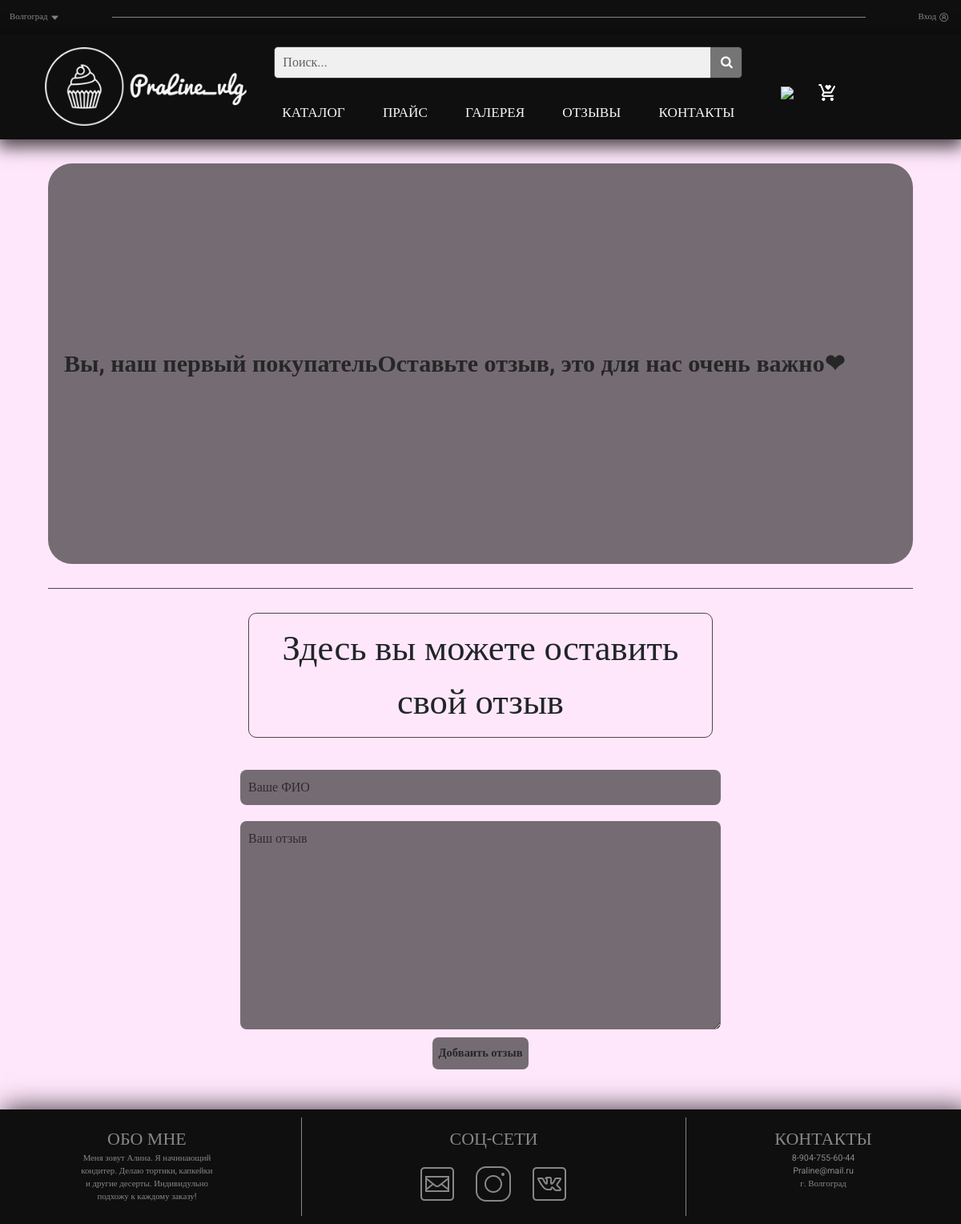
The app's page /reviews, older data.
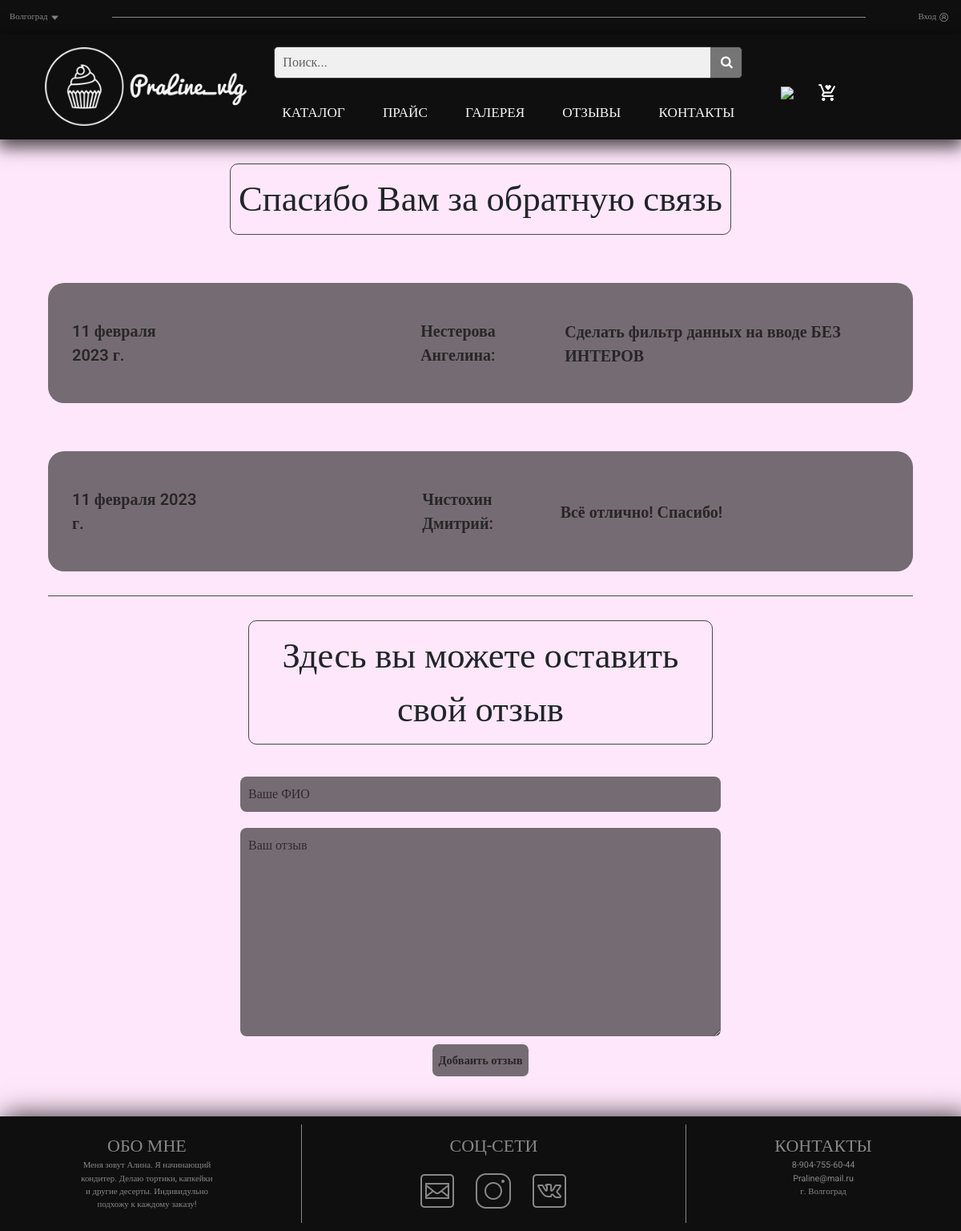
The same page, newer data.
### engine_html/models.py (models this page shows, shortened)
class Review(models.Model):
    name = models.CharField("ФИО", max_length=60)
    publication_date = models.DateField(
        default=datetime.today().strftime('%Y-%m-%d'))
    text_rev = models.TextField("Текст отзыва")
    class Meta:
        verbose_name = "Отзыв"
        verbose_name_plural = "Отзывы"

### engine_html/views.py (the view, shortened to what this page needs)
# urls.py: path('reviews', include('engine_html.urls')),
def reviews(request):
    error = ''
    form = ReviewForm()
    reviews = Review.objects.order_by('-id')
    return render(
        request, 'engine_html/review.html', {
            'title': 'Страница отзывов',
            'reviews': reviews,
            'form': form,
            'error': error
        })

### engine_html/forms.py
class ReviewForm(ModelForm):
    class Meta:
        model = Review
        fields = ["name", "text_rev"]
        widgets = {
            "name":
            TextInput(attrs={
                'class': 'rev-f',
                'placeholder': 'Ваше ФИО'
            }),
            "text_rev":
            Textarea(attrs={
                'class': 'rev-f',
                'placeholder': 'Ваш отзыв'
            })
        }

### engine_html/templates/engine_html/review.html (shortened to what this page needs)
{% extends 'engine_html/layout.html' %}
{%block content%}
<section class = 'content' id = "Rev">
    <div class = "cont_all_rev">
        {%if reviews %}
        <div class = "glav">Спасибо Вам за обратную связь</div>
            {% for el in reviews %}
                <div class = "rew_cont" id = "rev">
                    <label class = "text-rev" id = "date">{{el.publication_date}}</label>
                    <label class = "text-rev">{{el.name}}:</label>
                    <p class = "text-rev-text">{{el.text_rev}}</p>
                </div>
            {% endfor %}
        {% else %}
                <div class = "rew_cont">
                    <p class = "non_rev">Вы, наш первый покупатель</p>
                    <p class = "non_rev">Оставьте отзыв, это для нас очень важно</p>
                    <p class = "non_rev">❤</p>
                </div>
        {% endif %}
        <div class="dash2" id = "dash-rev"></div>
        <form method = "post" class = "form-rev">
            <div class = "glav">Здесь вы можете оставить свой отзыв</div>
            {{ form.name }}
            {{ form.text_rev }}
            <button type = "submit" class = "btn-rev">Добваить отзыв</button>
        </form>
    </div>
</section>
{%endblock%}

### engine_html/templates/engine_html/layout.html (shortened to what this page needs)
{% load static %}
<!DOCTYPE html>
<html lang="ru">
  <head>
    <link href="https://cdn.jsdelivr.net/npm/bootstrap@5.2.3/dist/css/bootstrap.min.css" rel="stylesheet">
    <link rel="stylesheet" href="{%static 'engine_html/css/main.css'%}" />
    <link rel="stylesheet" href="{%static 'engine_html/css/catalog.css'%}" />
    <link rel="stylesheet" href="{%static 'engine_html/css/gallery.css'%}" />
    <link rel="stylesheet" href="{%static 'engine_html/css/reviews.css'%}" />
    <link rel="stylesheet" href="{%static 'engine_html/css/cont.css'%}" />
    <link rel="stylesheet" href="{%static 'engine_html/css/price.css'%}" />
    <link rel="stylesheet" href="{%static 'engine_html/css/all.css'%}" />
    <link rel="stylesheet" href="https://maxcdn.bootstrapcdn.com/font-awesome/4.5.0/css/font-awesome.min.css">
    <link
      rel="stylesheet"
      href="https://cdnjs.cloudflare.com/ajax/libs/animate.css/4.1.1/animate.min.css"/>
  </head>
  <body>
    <div class = "boxRem">
      <div class = 'fir_sec'>
        <div class= 'city'>
          <div class= "text_head"><label>Волгоград</label></div>
          <label class = 'down'></label>
        </div>
        <div class = 'dash'></div>
        <div class= 'entr'>
          <div class= "text_head">Вход</div>
          <label class = 'icon_entr'></label>
        </div>
      </div>
      <section class = 'header'>
        <div class = 'second_sec'>
          <img class = "ic_par" src = "/static/engine_html/icon/parline.png">
          <div class = 'men_search'>
            <form class = 'search'>
              <input type="search" class = "window_s"  placeholder="Поиск..." name = 's'>
              <button class = "bt_search" type="submit"></button>
            </form>
            <div class="nav_cont">
              <nav id = 'menu'>
                <ul class="navigation">
                  <li class="no_space_left"><a href='/' class="nav-link">КАТАЛОГ</a></li>
                  <li><a href="/price" class="nav-link">ПРАЙС</a></li>
                  <li><a href="/gallery" class="nav-link">ГАЛЕРЕЯ</a></li>
                  <li><a href="/reviews" class="nav-link">ОТЗЫВЫ</a></li>
                  <li class="no_space_right"><a href="/cont" class="nav-link">КОНТАКТЫ</a></li>
                </ul>
              </nav>
            </div>
          </div>
          <div class = 'icon_magaz'>
            <img class = "ic_heart" src = "/static/engine_html/icon/heart.png">
            <img class = "ic_corz" src = "/static/engine_html/icon/case.png">
          </div>
        </div>
      </section>
      {% block content%}
      {% endblock %}
      <section class = 'footer'>
        <div class = 'one'>
          <label class = 'light'>ОБО МНЕ</label>
          <p class = "p_adapt" id = "about">
            Меня зовут Алина. Я начинающий<br>
            кондитер. Делаю тортики, капкейки<br>
            и другие десерты. Индивидульно<br>
            подхожу к каждому заказу!
          </p>
        </div>
        <div class = 'two'>
          <label class = 'light'>СОЦ-СЕТИ</label>
          <div class = 'stack_ic'>
            <a class = 'ic_mail' id = "raz" href =''><img class = "ic" src = "/static/engine_html/icon/mail.png"></a>
            <a class = 'ic_inst' id = "raz" href =''><img class = "ic" src = "/static/engine_html/icon/inst.png"></a>
            <a class = 'ic_vk' id = "raz" href =''><img class = "ic" src = "/static/engine_html/icon/vk.png"></a>
          </div>
        </div>
        <div class = 'three'>
          <label class = 'light'>КОНТАКТЫ</label>
          <p class = "p_adapt">
            8-904-755-60-44<br>
            Praline@mail.ru<br>
            г. Волгоград
          </p>
        </div>
      </section>
    </div>
  </body>
</html>

### engine_html/static/engine_html/css/main.css (style rules this page uses)
.fir_sec { width: 100%; display: flex; justify-content: space-between; align-items: center; background: var(--black-color); padding: 12px; color: rgba(255, 255, 255, 0.5); z-index: 5; }
.text_head { font-family:'Roboto', cursive; font-size: calc(0.3rem + 6 * (100vw - 320px) / 880); }
.city, .entr { display: flex; align-items: center; font-weight: lighter; }
.entr { margin-left: 3px; }
.down, .icon_entr { background-size: cover; margin: 3px; opacity: 0.5; object-fit: cover; object-position: bottom; }
.icon_entr { width: 0.8rem; height: 0.8rem; background-image: url('/static/engine_html/icon/entr.png'); }
.down { width: 0.7rem; height: 0.7rem; background-image: url('/static/engine_html/icon/down.png'); }
.dash { display: flex; justify-content: center; width: 80%; height: 1px; background-color: rgba(255, 255, 255, 0.5); }
.header { width: 100%; display: flex; justify-content: space-between; flex-direction: column; color: whitesmoke; background: var(--black-color); box-shadow: 0px 7px 20px 3px rgba(0, 0, 0, 0.7); position: sticky; top: 0; z-index: 5; }
.second_sec { width: 100%; display: flex; justify-content: space-around; align-items: center; padding: 15px; padding-bottom: 0; background: var(--black-color); position: sticky; top: 0; }
.ic_par { object-fit: contain; width: auto; height: 100px; padding: 1px; margin-bottom: 15px; }
.men_search { width: 50%; position: relative; right: 4%; }
.navigation { display: flex; justify-content: space-between; margin: 10px 0 0 0; padding: 10px; }
form.search { position: relative; margin: 0 auto; }
input.window_s { width: 100%; height: 40px; color: #000000; background: rgb(240, 240, 240); padding: 10px; border: 1px solid #393939; border-radius: 5px; outline: none; }
.bt_search { position: absolute; top: 0; right: 0px; width: 40px; height: 40px; border: none; background: #00000082; border-radius: 0 5px 5px 0; cursor: pointer; }
.bt_search:before { content: "\f002"; font-family: FontAwesome; font-size: 16px; color: #ffffff; }
.icon_magaz { width: auto; height: 20%; display: flex; align-items: center; position: relative; right: 8.5%; }
input::placeholder { color: #000000; }
.ic_corz, .ic_heart { width: 25px; margin-left: 20px; }
.nav-link { font-size: calc(0.7rem + 6 * (100vw - 320px) / 880); display: flex; align-items: center; }
li.no_space_left { padding-left: 0; }
li.no_space_right { padding-right: 0; }
.content { min-height: calc(100vh - 80px); overflow-x: hidden; }
.footer { width: 100%; height: 20%; display: flex; justify-content: space-around; align-items:unset; background: var(--black-color); color: rgba(255, 255, 255, 0.5); box-shadow: 7px 0px 30px 3px rgba(0, 0, 0, 0.7); }
.light { font-size: calc(1rem + 6 * (100vw - 320px) / 880); }
.one, .three, .two { margin-top: 20px; display: flex; flex-direction: column; align-items: center; margin-bottom: 10px; }
.one { padding-left: 10px; position: relative; left: 2%; text-align: center; }
.two { justify-content: center; }
.three { text-align: center; padding-right: 20px; position: relative; right: 2%; }
.stack_ic { width: 100%; height: auto; display: flex; align-items: center; margin: 5px 0 5px 0; }
#raz { display: flex; justify-content: center; width: auto; height: auto; }
.ic { object-fit: contain; width: auto; height: 50px; margin: 10px; opacity: 0.5; }
.p_adapt { font-size: calc(0.3rem + 6 * (100vw - 320px) / 880); margin-bottom: 0; }
#about { height: calc(100%-30px); }

### engine_html/static/engine_html/css/catalog.css (style rules this page uses)
.dash2 { display: flex; justify-content: center; margin-left: 5%; width: 90%; height: 1px; background-color: rgba(0, 0, 0, 0.7); margin-bottom: 50px; }

### engine_html/static/engine_html/css/cont.css (style rules this page uses)
input, textarea::-webkit-input-placeholder { color: #000000; outline:none; }

### engine_html/static/engine_html/css/all.css (style rules this page uses)
:root { --font-family: "Roboto", sans-serf; --normal-font: 400; --bold-font: 700; --bolder-font: 900; --bod-color: #FFE7FB; --black-color:rgb(15, 15, 15); --bottom-margin: 0.5rem; --bottom-margin-2: 1rem; --line-height: 1.7rem; --transition: 0.3s; --animate-duration: 5s; --animate-delay: 5s; }
::placeholder { color: rgb(255, 255, 255); opacity: 0.6; }
* { margin: 0; padding: 0; }
ul { list-style-type: none; }
a { text-decoration: none; }
li { padding: 10px; }
body { background-color: var(--bod-color); font-family: var(--font-family); -ms-user-select: none; -moz-user-select: none; -webkit-user-select: none; user-select: none; overflow-x:hidden; }

Row changes from the older to the newer data that the page shows:
added Review: publication_date "11 февраля 2023 г.", name "Нестерова Ангелина", text_rev "Сделать фильтр данных на вводе БЕЗ ИНТЕРОВ"
added Review: publication_date "11 февраля 2023 г.", name "Чистохин Дмитрий", text_rev "Всё отлично! Спасибо!"
Text that changed along with them:
text no longer shown: "Вы, наш первый покупатель Оставьте отзыв, это для нас очень важно ❤"
text now shown: "Спасибо Вам за обратную связь"
